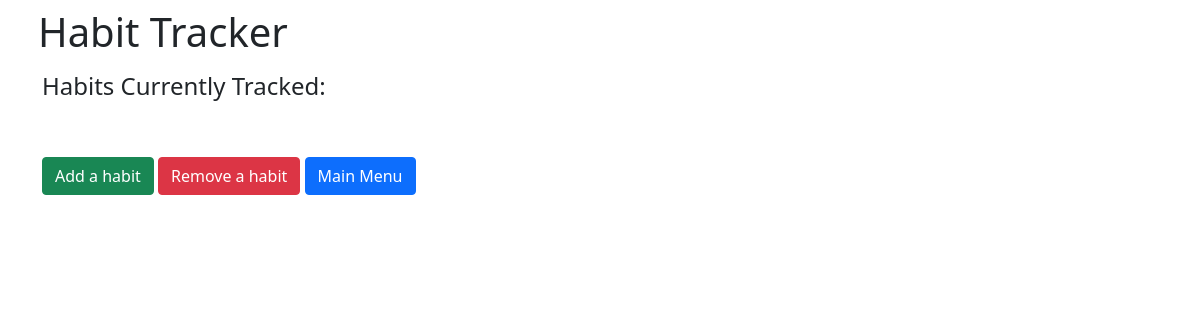
/view_list, run on an earlier commit of the app's database.
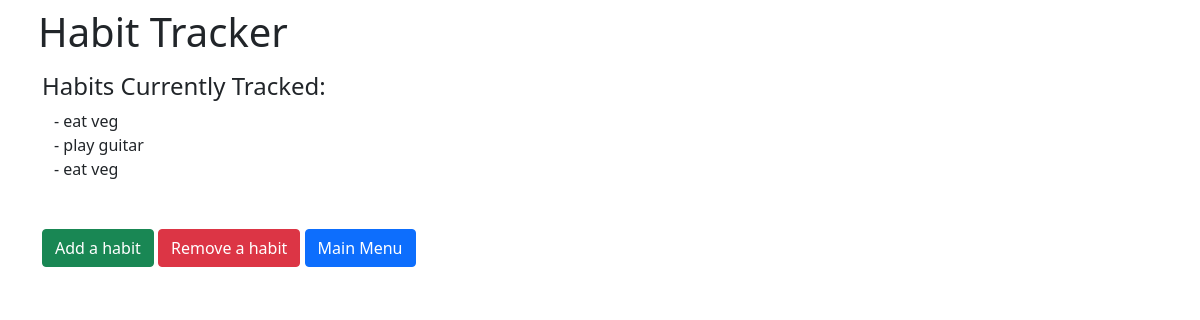
And on a later commit of the database.
### models.py (models this page shows)
class Habit(Base):
    __tablename__ = 'habit'
    id = Column(Integer, primary_key=True)
    habit_name = Column(String)
    frequency = Column(String)
    is_done = Column(Boolean)
    habit_streak = Column(Integer)
    logs = relationship('HabitLog', back_populates='habit')

### app.py (the view)
@app.route('/view_list')
def view_list():
    habit_list = session.query(Habit).all()
    return render_template('view_list.html', habit_list=habit_list)

### templates/view_list.html (shortened to what this page needs)
{% extends 'base.html' %}
    {% block content %}
        <div class="container">
            <h4>Habits Currently Tracked:</h4>
            {% for habit in habit_list %}
            <div class="container">
                - {{ habit.habit_name }}
            </div>
            {% endfor %}
        </div>
        <div class="container">
            <a href="/new" class="btn btn-success mt-5">Add a habit</a>
            <a href="/delete" class="btn btn-danger mt-5">Remove a habit</a>
            <a href="/" class="btn btn-primary mt-5">Main Menu</a>
        </div>
    {% endblock %}

What changed in the data, as far as the page shows it:
added Habit: habit_name "eat veg"
added Habit: habit_name "play guitar"
added Habit: habit_name "eat veg"
